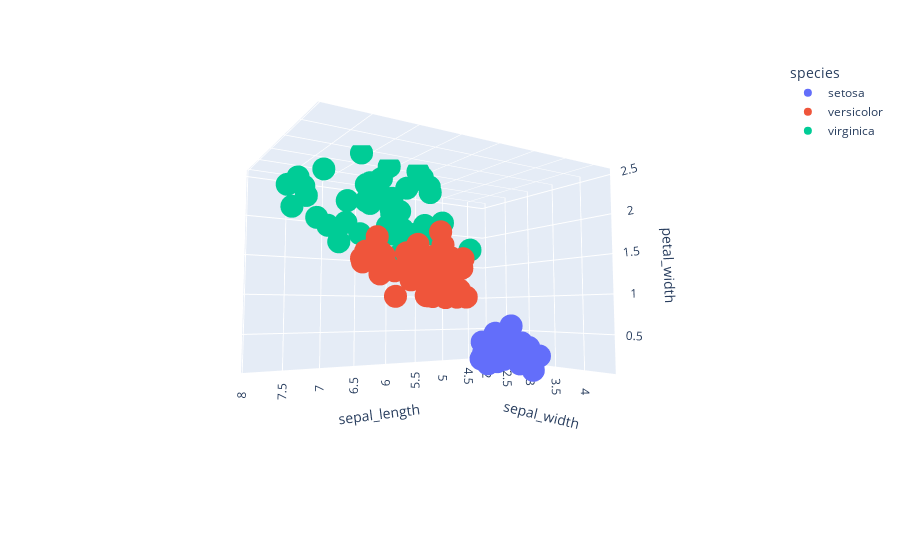

Source (notebook cell):
### Code cell
import plotly.express as px
df = px.data.iris()
fig = px.scatter_3d(df, x='sepal_length', y='sepal_width', z='petal_width',
              color='species')
fig.show()

### Figure 1 — Plotly figure (JSON) as saved in the notebook; plotly's stock layout.template omitted (floating-point values rounded to 4 significant figures)
{"data": [{"hovertemplate": "species=setosa<br>sepal_length=%{x}<br>sepal_width=%{y}<br>petal_width=%{z}<extra></extra>", "legendgroup": "setosa", "marker": {"color": "#636efa", "symbol": "circle"}, "mode": "markers", "name": "setosa", "scene": "scene", "showlegend": true, "type": "scatter3d", "x": [5.1, 4.9, 4.7, 4.6, 5, 5.4, 4.6, 5, 4.4, 4.9, 5.4, 4.8, 4.8, 4.3, 5.8, 5.7, 5.4, 5.1, 5.7, 5.1, 5.4, 5.1, 4.6, 5.1, 4.8, 5, 5, 5.2, 5.2, 4.7, 4.8, 5.4, 5.2, 5.5, 4.9, 5, 5.5, 4.9, 4.4, 5.1, 5, 4.5, 4.4, 5, 5.1, 4.8, 5.1, 4.6, 5.3, 5], "y": [3.5, 3, 3.2, 3.1, 3.6, 3.9, 3.4, 3.4, 2.9, 3.1, 3.7, 3.4, 3, 3, 4, 4.4, 3.9, 3.5, 3.8, 3.8, 3.4, 3.7, 3.6, 3.3, 3.4, 3, 3.4, 3.5, 3.4, 3.2, 3.1, 3.4, 4.1, 4.2, 3.1, 3.2, 3.5, 3.1, 3, 3.4, 3.5, 2.3, 3.2, 3.5, 3.8, 3, 3.8, 3.2, 3.7, 3.3], "z": [0.2, 0.2, 0.2, 0.2, 0.2, 0.4, 0.3, 0.2, 0.2, 0.1, 0.2, 0.2, 0.1, 0.1, 0.2, 0.4, 0.4, 0.3, 0.3, 0.3, 0.2, 0.4, 0.2, 0.5, 0.2, 0.2, 0.4, 0.2, 0.2, 0.2, 0.2, 0.4, 0.1, 0.2, 0.1, 0.2, 0.2, 0.1, 0.2, 0.2, 0.3, 0.3, 0.2, 0.6, 0.4, 0.3, 0.2, 0.2, 0.2, 0.2]}, {"hovertemplate": "species=versicolor<br>sepal_length=%{x}<br>sepal_width=%{y}<br>petal_width=%{z}<extra></extra>", "legendgroup": "versicolor", "marker": {"color": "#EF553B", "symbol": "circle"}, "mode": "markers", "name": "versicolor", "scene": "scene", "showlegend": true, "type": "scatter3d", "x": [7, 6.4, 6.9, 5.5, 6.5, 5.7, 6.3, 4.9, 6.6, 5.2, 5, 5.9, 6, 6.1, 5.6, 6.7, 5.6, 5.8, 6.2, 5.6, 5.9, 6.1, 6.3, 6.1, 6.4, 6.6, 6.8, 6.7, 6, 5.7, 5.5, 5.5, 5.8, 6, 5.4, 6, 6.7, 6.3, 5.6, 5.5, 5.5, 6.1, 5.8, 5, 5.6, 5.7, 5.7, 6.2, 5.1, 5.7], "y": [3.2, 3.2, 3.1, 2.3, 2.8, 2.8, 3.3, 2.4, 2.9, 2.7, 2, 3, 2.2, 2.9, 2.9, 3.1, 3, 2.7, 2.2, 2.5, 3.2, 2.8, 2.5, 2.8, 2.9, 3, 2.8, 3, 2.9, 2.6, 2.4, 2.4, 2.7, 2.7, 3, 3.4, 3.1, 2.3, 3, 2.5, 2.6, 3, 2.6, 2.3, 2.7, 3, 2.9, 2.9, 2.5, 2.8], "z": [1.4, 1.5, 1.5, 1.3, 1.5, 1.3, 1.6, 1, 1.3, 1.4, 1, 1.5, 1, 1.4, 1.3, 1.4, 1.5, 1, 1.5, 1.1, 1.8, 1.3, 1.5, 1.2, 1.3, 1.4, 1.4, 1.7, 1.5, 1, 1.1, 1, 1.2, 1.6, 1.5, 1.6, 1.5, 1.3, 1.3, 1.3, 1.2, 1.4, 1.2, 1, 1.3, 1.2, 1.3, 1.3, 1.1, 1.3]}, {"hovertemplate": "species=virginica<br>sepal_length=%{x}<br>sepal_width=%{y}<br>petal_width=%{z}<extra></extra>", "legendgroup": "virginica", "marker": {"color": "#00cc96", "symbol": "circle"}, "mode": "markers", "name": "virginica", "scene": "scene", "showlegend": true, "type": "scatter3d", "x": [6.3, 5.8, 7.1, 6.3, 6.5, 7.6, 4.9, 7.3, 6.7, 7.2, 6.5, 6.4, 6.8, 5.7, 5.8, 6.4, 6.5, 7.7, 7.7, 6, 6.9, 5.6, 7.7, 6.3, 6.7, 7.2, 6.2, 6.1, 6.4, 7.2, 7.4, 7.9, 6.4, 6.3, 6.1, 7.7, 6.3, 6.4, 6, 6.9, 6.7, 6.9, 5.8, 6.8, 6.7, 6.7, 6.3, 6.5, 6.2, 5.9], "y": [3.3, 2.7, 3, 2.9, 3, 3, 2.5, 2.9, 2.5, 3.6, 3.2, 2.7, 3, 2.5, 2.8, 3.2, 3, 3.8, 2.6, 2.2, 3.2, 2.8, 2.8, 2.7, 3.3, 3.2, 2.8, 3, 2.8, 3, 2.8, 3.8, 2.8, 2.8, 2.6, 3, 3.4, 3.1, 3, 3.1, 3.1, 3.1, 2.7, 3.2, 3.3, 3, 2.5, 3, 3.4, 3], "z": [2.5, 1.9, 2.1, 1.8, 2.2, 2.1, 1.7, 1.8, 1.8, 2.5, 2, 1.9, 2.1, 2, 2.4, 2.3, 1.8, 2.2, 2.3, 1.5, 2.3, 2, 2, 1.8, 2.1, 1.8, 1.8, 1.8, 2.1, 1.6, 1.9, 2, 2.2, 1.5, 1.4, 2.3, 2.4, 1.8, 1.8, 2.1, 2.4, 2.3, 1.9, 2.3, 2.5, 2.3, 1.9, 2, 2.3, 1.8]}], "layout": {"autosize": true, "legend": {"title": {"text": "species"}, "tracegroupgap": 0}, "margin": {"t": 60}, "scene": {"aspectmode": "auto", "aspectratio": {"x": 1.31, "y": 0.8736, "z": 0.8736}, "camera": {"center": {"x": 0, "y": 0, "z": 0}, "eye": {"x": 1.159, "y": 1.821, "z": -0.1711}, "projection": {"type": "perspective"}, "up": {"x": 0, "y": 0, "z": 1}}, "domain": {"x": [0, 1], "y": [0, 1]}, "xaxis": {"title": {"text": "sepal_length"}, "type": "linear"}, "yaxis": {"title": {"text": "sepal_width"}, "type": "linear"}, "zaxis": {"title": {"text": "petal_width"}, "type": "linear"}}}}
